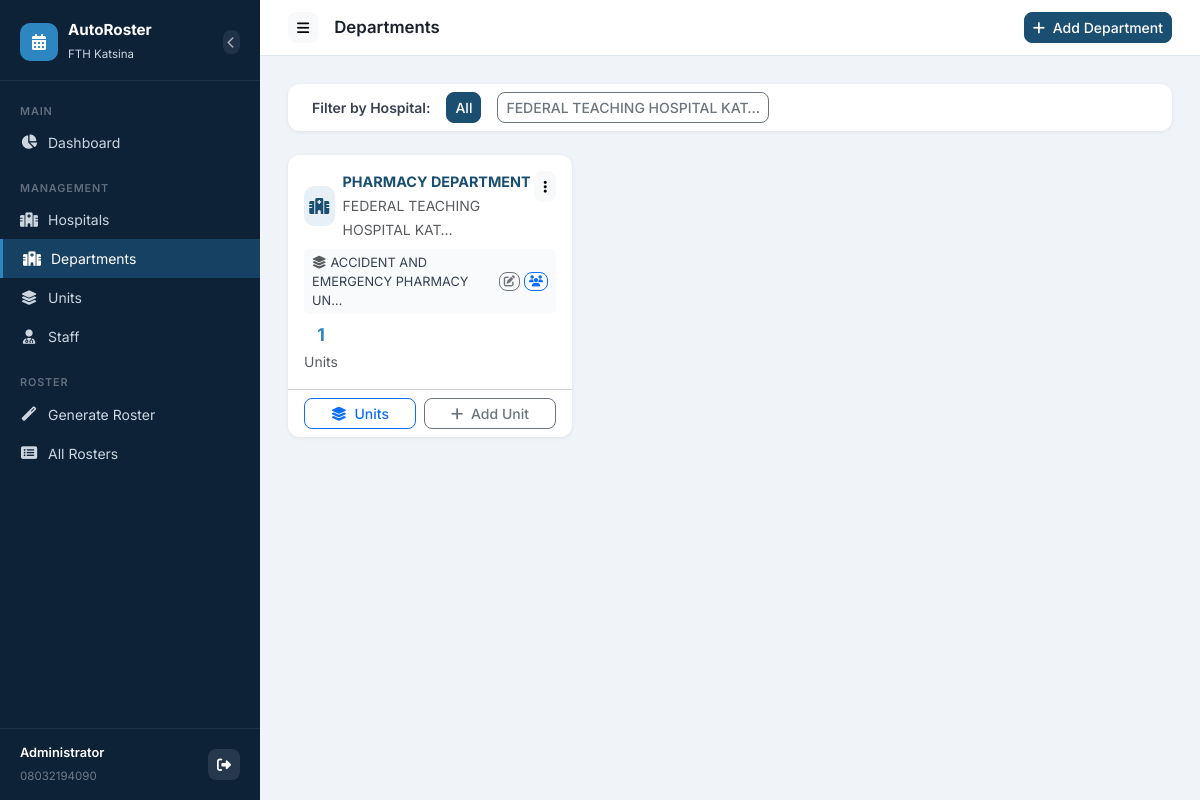
The page /departments/ (signed in) on the database as committed earlier.
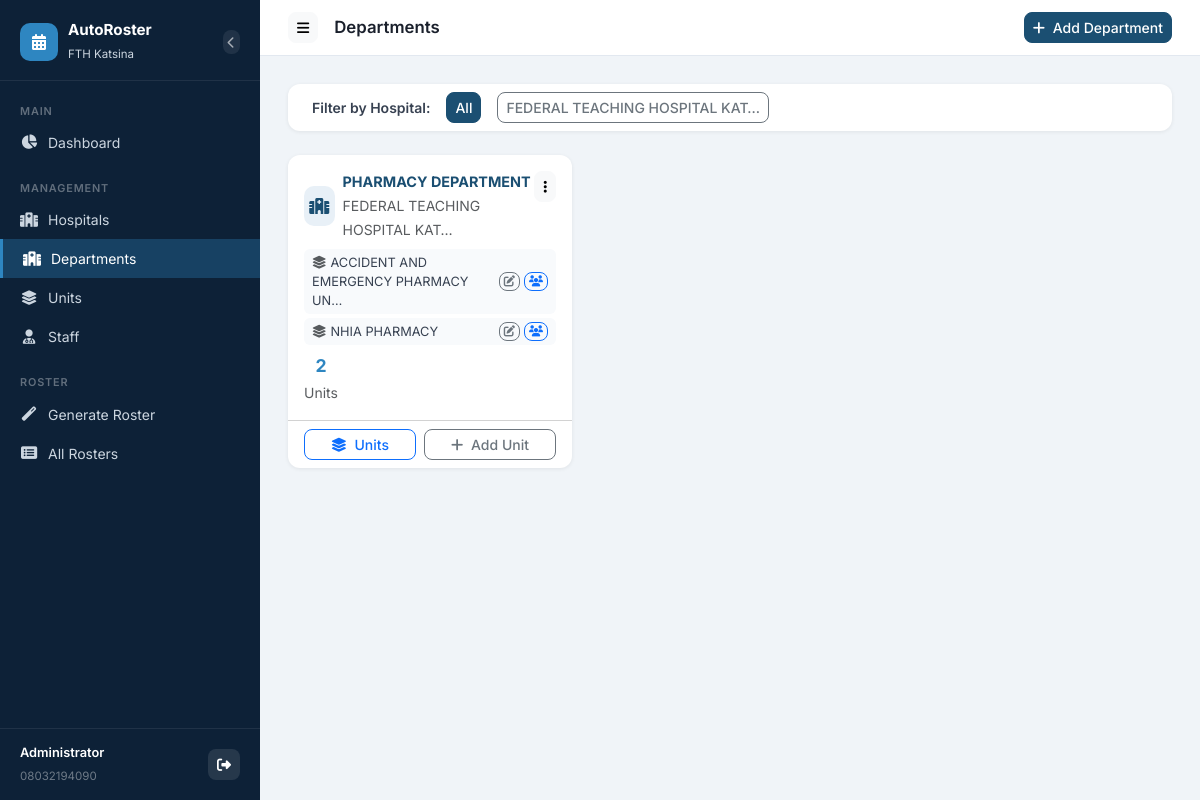
The same page on the database as committed later.
### roster/models.py (models this page shows, shortened)
class Hospital(models.Model):
    name = models.CharField(max_length=200, unique=True)
    address = models.CharField(max_length=300, blank=True)
    class Meta:
        ordering = ['name']

class Department(models.Model):
    hospital = models.ForeignKey(Hospital, on_delete=models.CASCADE, related_name='departments')
    department_name = models.CharField(max_length=200, default='PHARMACY DEPARTMENT')
    class Meta:
        ordering = ['hospital__name', 'department_name']

class Unit(models.Model):
    department = models.ForeignKey(Department, on_delete=models.CASCADE, related_name='units')
    unit_name = models.CharField(max_length=200)
    class Meta:
        ordering = ['department__department_name', 'unit_name']

### roster/views.py (the view)
# urls.py: path('departments/', views.department_list, name='department_list'),
@login_required
def department_list(request):
    hospital_id = request.GET.get('hospital')
    departments = Department.objects.select_related('hospital').prefetch_related('units__staff', 'units__rosters')
    hospitals = Hospital.objects.all()
    if hospital_id:
        departments = departments.filter(hospital_id=hospital_id)
    return render(request, 'roster/department_list.html', {
        'departments': departments,
        'hospitals': hospitals,
        'selected_hospital': int(hospital_id) if hospital_id else None,
    })

### accounts/models.py (called while the page is built)
    def __str__(self):
        return self.full_name or self.phone_number

### roster/templates/roster/department_list.html (shortened to what this page needs)
{% extends 'roster/base.html' %}
{% block page_title %}Departments{% endblock %}
{% block topbar_actions %}
  <a href="{% url 'department_create' %}" class="btn btn-primary btn-sm">
    <i class="fas fa-plus me-1"></i> Add Department
  </a>
{% endblock %}
{% block content %}
<div class="card mb-4">
  <div class="card-body py-2 px-4">
    <div class="d-flex align-items-center gap-3 flex-wrap">
      <span style="font-weight:600;font-size:.875rem;color:#374151;">Filter by Hospital:</span>
      <a href="{% url 'department_list' %}" class="btn btn-sm {% if not selected_hospital %}btn-primary{% else %}btn-outline-secondary{% endif %}">All</a>
      {% for h in hospitals %}
      <a href="?hospital={{ h.pk }}" class="btn btn-sm {% if selected_hospital == h.pk %}btn-primary{% else %}btn-outline-secondary{% endif %}">
        {{ h.name|truncatechars:30 }}
      </a>
      {% endfor %}
    </div>
  </div>
</div>
<div class="row g-3">
  {% for dept in departments %}
  <div class="col-md-6 col-lg-4">
    <div class="card h-100">
      <div class="card-body">
        <div class="d-flex align-items-start justify-content-between mb-2">
          <div class="d-flex align-items-center gap-2">
            <div style="width:40px;height:40px;background:#e8f0f7;border-radius:10px;display:flex;align-items:center;justify-content:center;">
              <i class="fas fa-hospital-alt" style="color:#1B4F72;"></i>
            </div>
            <div>
              <div style="font-weight:700;font-size:.9rem;color:#1B4F72;">{{ dept.department_name }}</div>
              <small class="text-muted">{{ dept.hospital.name|truncatechars:30 }}</small>
            </div>
          </div>
          <div class="dropdown">
            <button class="btn btn-sm btn-light" data-bs-toggle="dropdown"><i class="fas fa-ellipsis-v"></i></button>
          </div>
        </div>
        {% if dept.units.all %}
        <div class="mb-2">
          {% for unit in dept.units.all %}
          <div class="d-flex align-items-center justify-content-between px-2 py-1 mb-1 rounded" style="background:#f8fafc;font-size:.8rem;">
            <span style="color:#374151;"><i class="fas fa-layer-group me-1 text-muted"></i>{{ unit.unit_name|truncatechars:35 }}</span>
            <div class="d-flex gap-1">
              <a href="{% url 'unit_edit' unit.pk %}" class="btn btn-xs btn-outline-secondary py-0 px-1" style="font-size:.7rem;" title="Edit unit"><i class="fas fa-edit"></i></a>
              <a href="{% url 'staff_list' %}?unit={{ unit.pk }}" class="btn btn-xs btn-outline-primary py-0 px-1" style="font-size:.7rem;" title="View staff"><i class="fas fa-users"></i></a>
            </div>
          </div>
          {% endfor %}
        </div>
        {% else %}
        <p class="text-muted mb-2" style="font-size:.82rem;"><i class="fas fa-info-circle me-1"></i>No units yet</p>
        {% endif %}
        <div class="d-flex gap-3 mt-2">
          <div class="text-center">
            <div style="font-size:1.1rem;font-weight:700;color:#2E86C1;">{{ dept.units.count }}</div>
            <small class="text-muted">Units</small>
          </div>
        </div>
      </div>
      <div class="card-footer bg-transparent d-flex gap-2">
        <a href="{% url 'unit_list' %}?dept={{ dept.pk }}" class="btn btn-outline-primary btn-sm flex-fill">
          <i class="fas fa-layer-group me-1"></i> Units
        </a>
        <a href="{% url 'unit_create' %}?dept={{ dept.pk }}" class="btn btn-outline-secondary btn-sm flex-fill">
          <i class="fas fa-plus me-1"></i> Add Unit
        </a>
      </div>
    </div>
  </div>
  {% endfor %}
</div>
{% endblock %}

Rows that differ between the two databases and show on the page:
computed for Department "PHARMACY DEPARTMENT": units.count "1" → "2"
added Unit: unit_name "NHIA PHARMACY"
